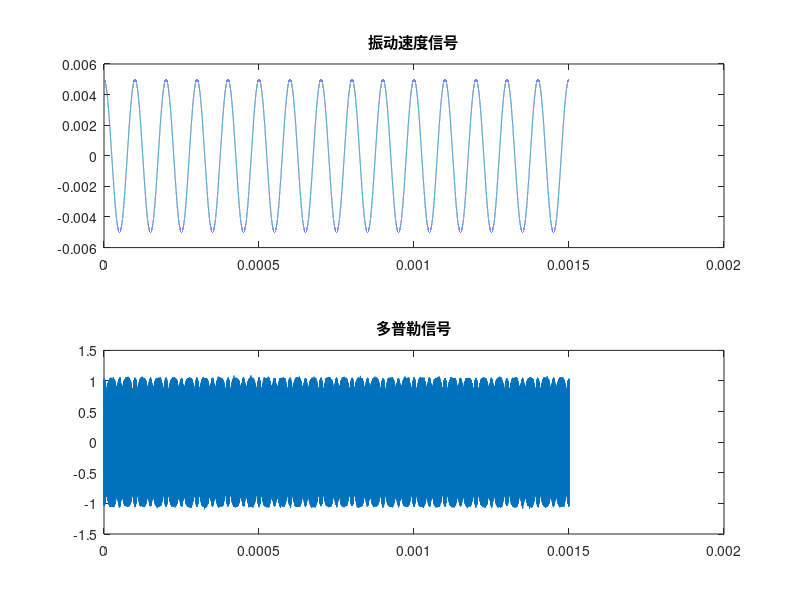

Write the MATLAB code that produced this figure. (Note: this script raises an error after producing the figure.)
%% 仿真单点测振仪解调过程的主函数
%%
clear;clc;close all
%% 采集设置
fs = 160e6;
ts = 1/fs;
T = 0.0015;
t = 0:ts:T-ts;
len = length(t);

fft_T = 0.001;
fft_len = fft_T*fs;
%% 测量信号
% 激光参数
fc = 40e6;              % 载波频率 Hz
lamada = 6328e-10;      % 波长
mf = 4*pi/lamada;       % 调制指数

% 振动信号参数
fv = 10e3;                 % 振动频率 Hz
vm = 0.005;               % 速度幅值 m/s
am = vm/2/pi/fv;          % 位移幅值
v = vm*cos(2*pi*fv*t);
s = am*sin(2*pi*fv*t);    % 位移信号
s = s-mean(s);
signal = sin(2*pi*fc*t+mf*s);

%% 添加宽带噪声和低频噪声
signal = awgn(signal,30,'measured');

figure;
subplot(211);plot(t,v);title('振动速度信号')
hold on;
subplot(212);plot(t,signal);title('多普勒信号')

[S_v,f_v] = Func_pufenxi(v(1:fft_len),fs,1);
[S_signal,f_signal] = Func_pufenxi(signal(1:fft_len),fs,1);
figure;
subplot(211);plot(f_v,S_v);title('振动速度信号')
hold on;
subplot(212);plot(f_signal,S_signal);title('多普勒信号')

%% 本振信号使用理想采样信号
sin_rpt = repmat([0 1 0 -1],1,length(signal)/4);
cos_rpt = repmat([1 0 -1 0],1,length(signal)/4);
[S_v,f_v] = Func_pufenxi(cos_rpt(1:fft_len),fs,1);
figure;
subplot(211);plot(f_v,S_v);title('sin')
%% 混频后滤波
ss =  signal.*sin_rpt;
sc =  signal.*cos_rpt;

%% cic滤波
%        (1-z^RD)^M
% H(z) = ————    *(RD)^M
%        (1-z^-1)^M
M = 5;
R = 4000;
D = 1;
s_sin_flt = Func_cic(ss,M,R,D);
s_cos_flt = Func_cic(sc,M,R,D);
